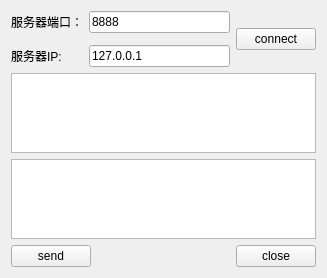
<?xml version="1.0" encoding="UTF-8"?>
<ui version="4.0">
 <class>ClientWidget</class>
 <widget class="QWidget" name="ClientWidget">
  <property name="geometry">
   <rect>
    <x>0</x>
    <y>0</y>
    <width>327</width>
    <height>278</height>
   </rect>
  </property>
  <property name="windowTitle">
   <string>Form</string>
  </property>
  <layout class="QGridLayout" name="gridLayout">
   <item row="0" column="0">
    <widget class="QLabel" name="label">
     <property name="text">
      <string>服务器端口：</string>
     </property>
    </widget>
   </item>
   <item row="0" column="1">
    <widget class="QLineEdit" name="lineEditPort">
     <property name="text">
      <string>8888</string>
     </property>
    </widget>
   </item>
   <item row="2" column="1">
    <widget class="QLineEdit" name="lineEditIP">
     <property name="text">
      <string>127.0.0.1</string>
     </property>
    </widget>
   </item>
   <item row="4" column="0" colspan="3">
    <widget class="QTextEdit" name="textEditRead">
     <property name="readOnly">
      <bool>true</bool>
     </property>
    </widget>
   </item>
   <item row="5" column="0" colspan="3">
    <widget class="QTextEdit" name="textEditWrite"/>
   </item>
   <item row="6" column="0" colspan="3">
    <layout class="QHBoxLayout" name="horizontalLayout">
     <item>
      <widget class="QPushButton" name="buttonSend">
       <property name="text">
        <string>send</string>
       </property>
      </widget>
     </item>
     <item>
      <spacer name="horizontalSpacer">
       <property name="orientation">
        <enum>Qt::Horizontal</enum>
       </property>
       <property name="sizeHint" stdset="0">
        <size>
         <width>289</width>
         <height>20</height>
        </size>
       </property>
      </spacer>
     </item>
     <item>
      <widget class="QPushButton" name="buttonClose">
       <property name="text">
        <string>close</string>
       </property>
      </widget>
     </item>
    </layout>
   </item>
   <item row="2" column="0">
    <widget class="QLabel" name="label_2">
     <property name="text">
      <string>服务器IP:</string>
     </property>
    </widget>
   </item>
   <item row="0" column="2" rowspan="3">
    <widget class="QPushButton" name="buttonConnect">
     <property name="text">
      <string>connect</string>
     </property>
    </widget>
   </item>
  </layout>
 </widget>
 <resources/>
 <connections/>
</ui>
